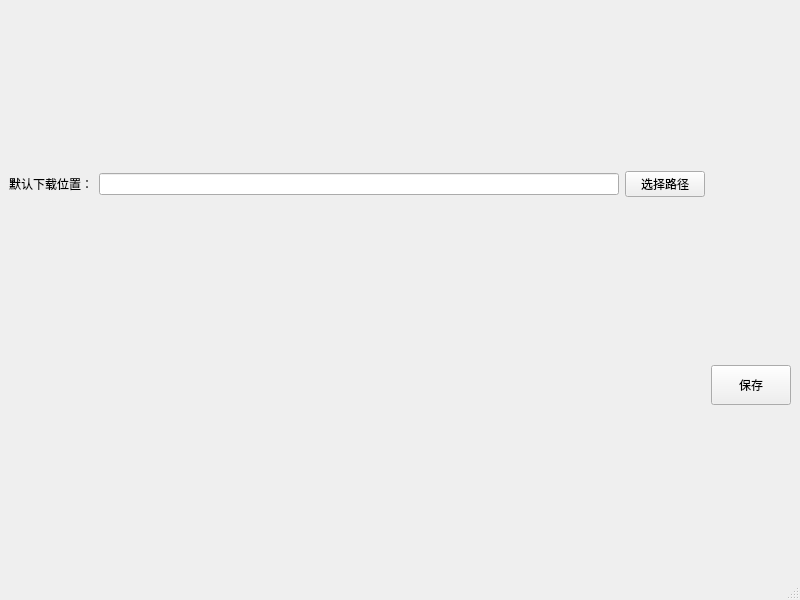
<?xml version="1.0" encoding="UTF-8"?>
<ui version="4.0">
 <class>SettingWindowUi</class>
 <widget class="QMainWindow" name="SettingWindowUi">
  <property name="geometry">
   <rect>
    <x>0</x>
    <y>0</y>
    <width>800</width>
    <height>600</height>
   </rect>
  </property>
  <property name="windowTitle">
   <string>设置</string>
  </property>
  <widget class="QWidget" name="centralwidget">
   <layout class="QGridLayout" name="gridLayout">
    <item row="1" column="0">
     <spacer name="horizontalSpacer">
      <property name="orientation">
       <enum>Qt::Horizontal</enum>
      </property>
      <property name="sizeHint" stdset="0">
       <size>
        <width>701</width>
        <height>20</height>
       </size>
      </property>
     </spacer>
    </item>
    <item row="1" column="1">
     <widget class="QPushButton" name="SaveButton">
      <property name="minimumSize">
       <size>
        <width>80</width>
        <height>40</height>
       </size>
      </property>
      <property name="maximumSize">
       <size>
        <width>80</width>
        <height>40</height>
       </size>
      </property>
      <property name="text">
       <string>保存</string>
      </property>
     </widget>
    </item>
    <item row="0" column="0">
     <layout class="QHBoxLayout" name="horizontalLayout">
      <item>
       <widget class="QLabel" name="label">
        <property name="text">
         <string>默认下载位置：</string>
        </property>
       </widget>
      </item>
      <item>
       <widget class="QLineEdit" name="SavePath"/>
      </item>
      <item>
       <widget class="QPushButton" name="SelectSavePath">
        <property name="text">
         <string>选择路径</string>
        </property>
       </widget>
      </item>
     </layout>
    </item>
   </layout>
  </widget>
  <widget class="QMenuBar" name="menubar">
   <property name="geometry">
    <rect>
     <x>0</x>
     <y>0</y>
     <width>800</width>
     <height>17</height>
    </rect>
   </property>
  </widget>
  <widget class="QStatusBar" name="statusbar"/>
 </widget>
 <resources/>
 <connections/>
</ui>
